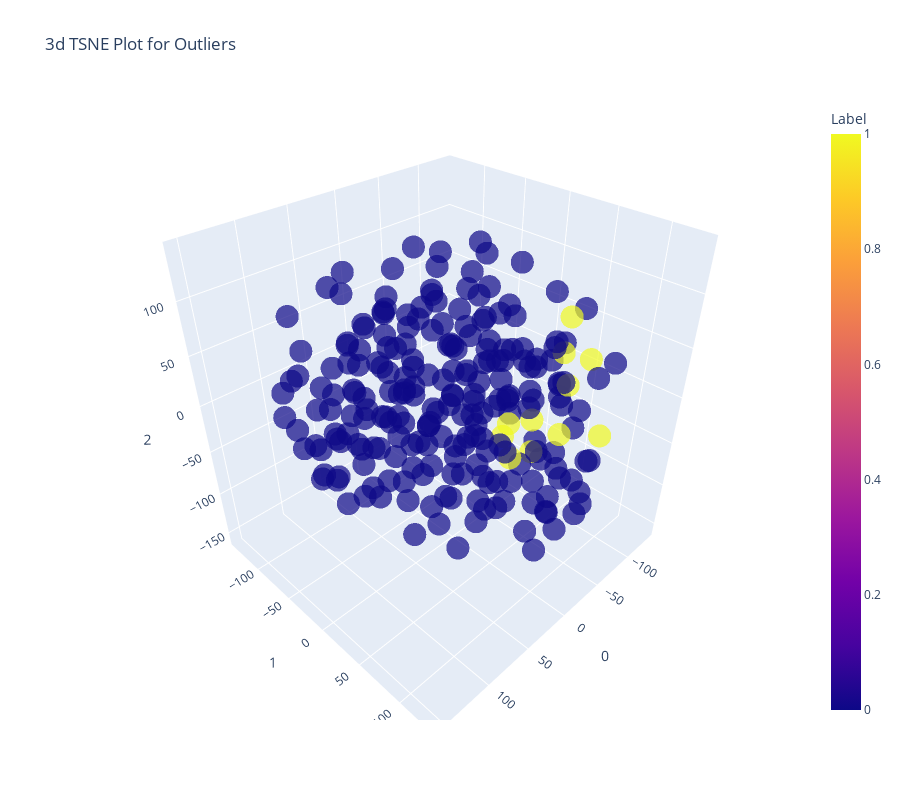

The notebook cell this image was saved under:
### Code cell
plot_model(knn)

### Figure 1 — Plotly figure (JSON) as saved in the notebook; plotly's stock layout.template omitted (floating-point values rounded to 4 significant figures; data arrays with more than 128 entries replaced by an {"elided": "..."} marker saying what was removed)
{"data": [{"customdata": {"elided": "234x1 int values"}, "hoverlabel": {"namelength": 0}, "hovertemplate": "0=%{x}<br>1=%{y}<br>2=%{z}<br>Feature=%{customdata[0]}<br>Label=%{marker.color}", "legendgroup": "", "marker": {"color": {"elided": "234 int values"}, "coloraxis": "coloraxis", "opacity": 0.7, "symbol": "circle"}, "mode": "markers", "name": "", "scene": "scene", "showlegend": false, "type": "scatter3d", "x": {"elided": "234 float values"}, "y": {"elided": "234 float values"}, "z": {"elided": "234 float values"}}], "layout": {"coloraxis": {"colorbar": {"title": {"text": "Label"}}, "colorscale": [[0, "#0d0887"], [0.1111, "#46039f"], [0.2222, "#7201a8"], [0.3333, "#9c179e"], [0.4444, "#bd3786"], [0.5556, "#d8576b"], [0.6667, "#ed7953"], [0.7778, "#fb9f3a"], [0.8889, "#fdca26"], [1, "#f0f921"]]}, "height": 800, "legend": {"tracegroupgap": 0}, "scene": {"domain": {"x": [0, 1], "y": [0, 1]}, "xaxis": {"title": {"text": "0"}}, "yaxis": {"title": {"text": "1"}}, "zaxis": {"title": {"text": "2"}}}, "title": {"text": "3d TSNE Plot for Outliers"}, "width": 900}}
